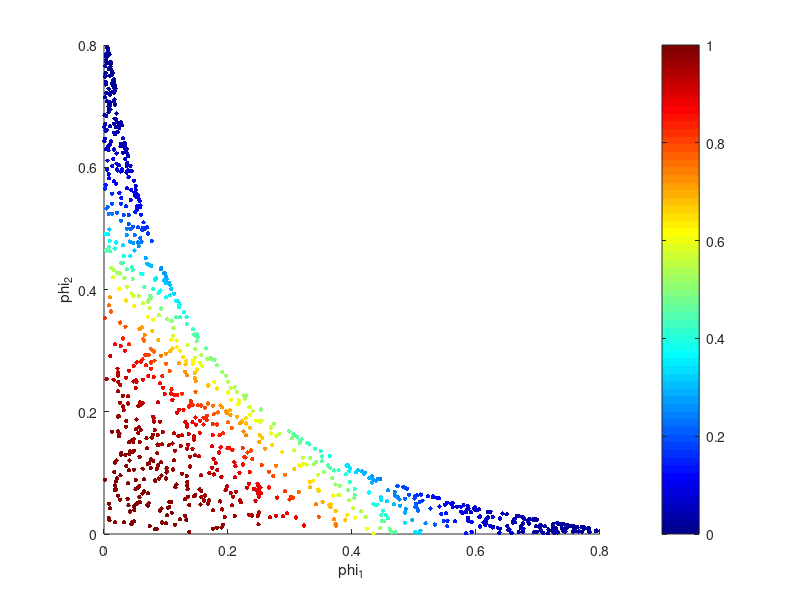

MATLAB code to generate this figure:
clear
data = load('a010_irlsdata.txt','-ASCII');
X = data(:,1:2); C = data(:,3);

%%
% E2 P2 Q1
Red = C;
Gre = ones(length(C),1) - Red;
Blu = zeros(length(C),1);

scatter(X(:,1),X(:,2),25,[Red Gre Blu],'fill');
xlabel('x_1');
ylabel('x_2');

%%
% E2 P2 Q2

Ps = [ones(length(X),1), X];
w0 = [0;0;0]

sigmf = @(x) 1./(1+exp(-x))
y = @(x,w) sigmf(w(1) + (w(2).*x(:,1)) + (w(3).*x(:,2)))

% class probabilities before optimization:
y(X,w0)
%%
iters = 10;
w = w0
for i = 1:iters
    R = repmat((y(X,w).*(1-y(X,w))),1,length(X)).*eye(length(X));
    H = Ps'*R*Ps;
    d = Ps'*(y(X,w)-C);
    w = w - inv(H)*d;
end
w

%%
% E2 P2 Q3
cl = y(X,w)
mycolormap = colormap('Jet');
d64 = [0:63]/63; % 
c = interp1(d64, mycolormap,cl);

dotsize = 10;
scatter(X(:,1),X(:,2),dotsize,c,'fill');
xlabel('x_1');
ylabel('x_2');
colorbar;

%%
E_w = -sum(C.*log(y(X,w))+(1-C).*log(1-y(X,w)))
E_w0 = -sum(C.*log(y(X,w0))+(1-C).*log(1-y(X,w0)))

%%
s = 0.2;
S = eye(2)*s;
mu1 = [0,0];
mu2 = [1,1];

p1 = mvnpdf(X,mu1,S);
p2 = mvnpdf(X,mu2,S);

scatter(p1,p2,25,[Red Gre Blu],'fill');
xlabel('phi_1');
ylabel('phi_2');

%%
F = [p1,p2];
FPs = [ones(length(F),1), F];

iters = 100;
wf = w0
for i = 1:iters
    R = repmat((y(F,wf).*(1-y(F,wf))),1,length(F)).*eye(length(F));
    H = FPs'*R*FPs;
    d = FPs'*(y(F,wf)-C);
    wf = wf - inv(H)*d;
end
wf

cl_f = y(F,wf)
mycolormap = colormap('Jet');
d64 = [0:63]/63; % 
c_f = interp1(d64, mycolormap,cl_f);

dotsize = 10;
scatter(F(:,1),F(:,2),dotsize,c_f,'fill');
xlabel('phi_1');
ylabel('phi_2');
colorbar;

E_wf = -sum(C.*log(y(F,wf))+(1-C).*log(1-y(F,wf)))